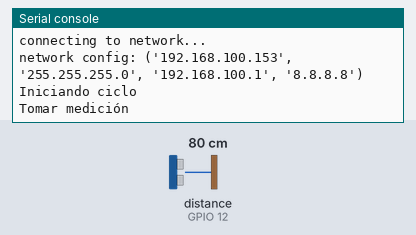
Simulated run of this program. Board: ESP8266 board running MicroPython. On the bench: the last lines printed to the serial console. The test bench sets the inputs (shaded band); at power-on: distance to the obstacle (sensor on GPIO 12) 80 cm. The echo pulse lasts 58.3 µs per cm; WiFi joins after 1.5 s; outgoing connections fail.

Above: at 3.7 s.
3.8 s: distance to the obstacle (sensor on GPIO 12) set to 2 cm
At 13.3 s:
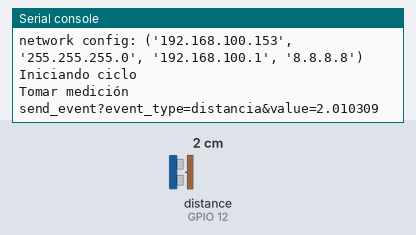
18.8 s: distance to the obstacle (sensor on GPIO 12) set to 4 cm
At 25.6 s:
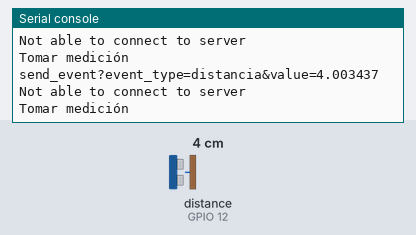

The program:

main.py
```python
import network
import machine
import usocket
import utime

ip_server = '192.168.100.50'
port_server = 8090

timeout = 500*2*30

def http_get(url):
    s = usocket.socket()
    try:
        s.connect((ip_server, port_server))
        s.send(bytes('GET /%s HTTP/1.0\r\nHost: %s\r\n\r\n' % (url, ip_server), 'utf8'))
    except:
        print('Not able to connect to server')
    s.close()


def pulse_wait(trigger, echo):
    trigger.off()
    utime.sleep_us(5)
    # pulse
    trigger.on()
    utime.sleep_us(10)
    trigger.off()
    try:
        pulse_time = machine.time_pulse_us(echo, 1, timeout)
        return pulse_time
    except :
        return 0

def calc_distance_cm(pulse_time):
    return (pulse_time/2)/29.1


trigger = machine.Pin(13, machine.Pin.OUT)
trigger.off()
echo = machine.Pin(12, machine.Pin.IN)
utime.sleep(1)
#send = 0
print('Iniciando ciclo')
while True:
    print('Tomar medición')
    utime.sleep(10)
    elapsed  = pulse_wait(trigger, echo)
    distance_cm = calc_distance_cm(elapsed)
    print('send_event?event_type=distancia&value='+str(distance_cm))
    http_get('send_event?event_type=distancia&value='+str(distance_cm))
```

boot.py
```python
# This file is executed on every boot (including wake-boot from deepsleep)
import esp
import network

#import gc
#import webrepl
#webrepl.start()
#gc.collect()

#
esp.osdebug(None)


def do_connect():
    sta_if = network.WLAN(network.STA_IF)
    print('connecting to network...')
    sta_if.active(True)
    sta_if.ifconfig(('192.168.100.153', '255.255.255.0','192.168.100.1','8.8.8.8'))
    sta_if.connect('COM-818', 'valquiria')
    while not sta_if.isconnected():
        pass
    print('network config:', sta_if.ifconfig())

do_connect()
```

Measured:
- after the input at 3.8 s, the serial console: prints a new line after 8.7 s (image 1)
- after the input at 18.8 s, the serial console: prints a new line after 4.7 s (image 2)
